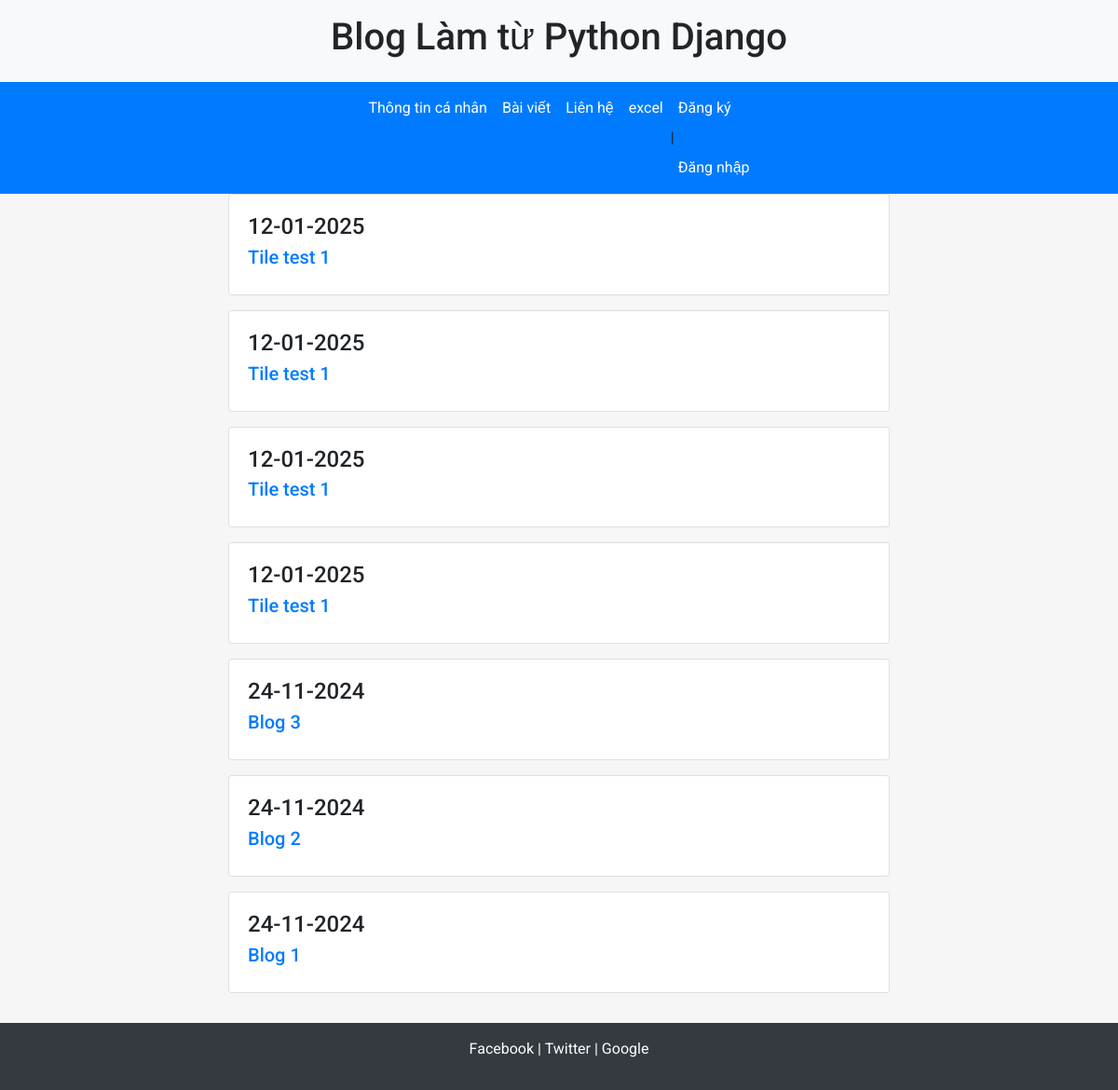
Page /blog/ on the earlier database version.
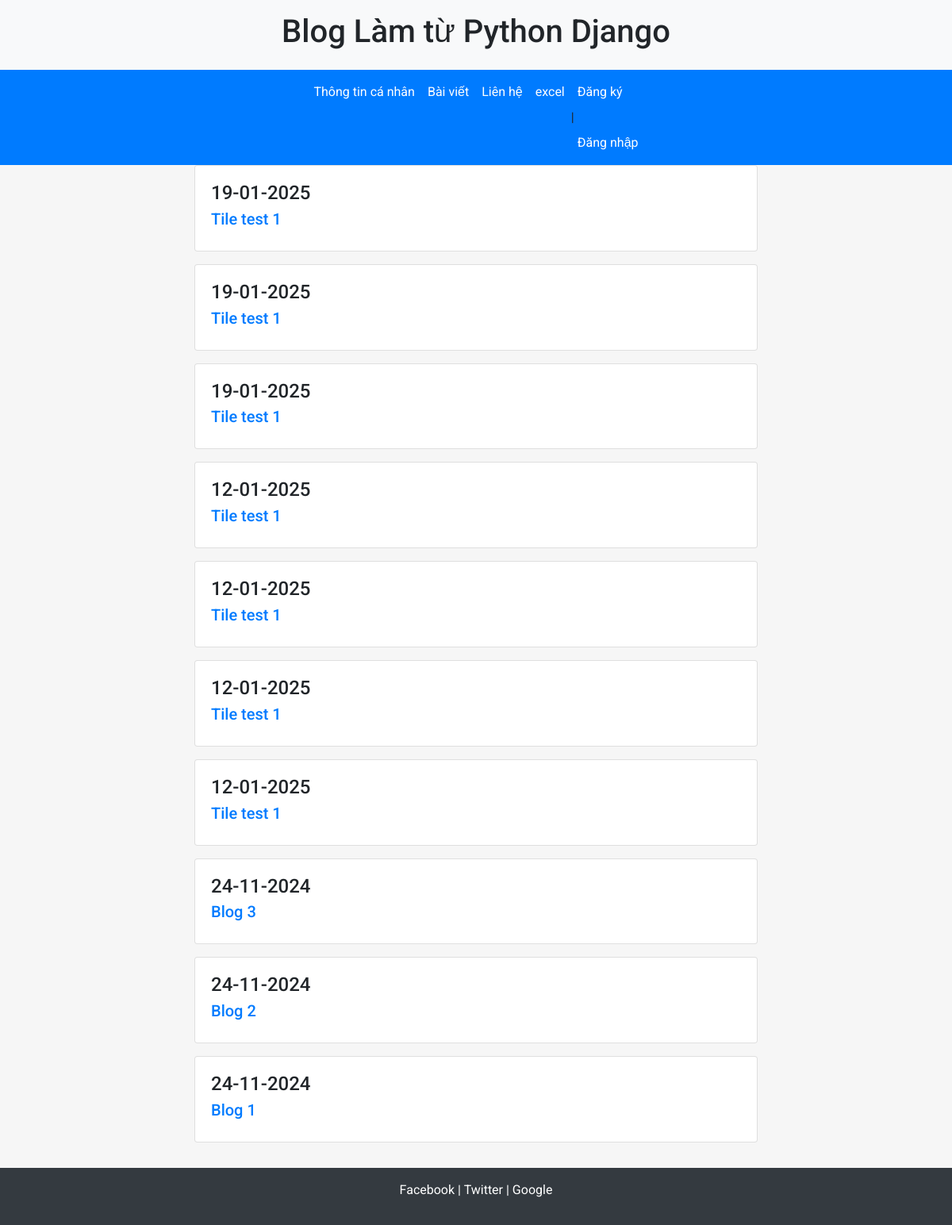
Same page on the later database version.
### blog/models.py (models this page shows, shortened)
class Post(models.Model):
    title = models.CharField(max_length=200)
    author = models.ForeignKey(
        'users.CustomUser',
        on_delete=models.CASCADE,
    )
    body = models.TextField()
    date = models.DateTimeField(auto_now_add=True)
    image = models.ImageField(null=True)

### blog/views.py (the view)
# urls.py: path('', views.list, name='blog'),
def list(request):
   Data = {'Posts': Post.objects.all().order_by('-date')}
   return render(request, 'blog.html', Data)

### home/templates/blog.html (shortened to what this page needs)
{% extends "pages/base.html" %} {% block title %} Danh sách bài viết {% endblock%} {% block content %}
<div class="container">
  <div class="row">
    <div class="col-md-8 offset-md-2">
      {% for post in Posts %}
      <div class="card mb-3">
        <div class="card-body">
          <h4 class="card-title">{{ post.date|date:"d-m-Y" }}</h4>
          <h5 class="card-subtitle mb-2">
            <a href="{% url 'post' post.id %}" class="card-link"
              >{{ post.title }}</a
            >
          </h5>
        </div>
      </div>
      {% endfor %}
    </div>
  </div>
</div>
{{post.body|safe|linebreaks}} {% endblock %}

Differences in the rows shown:
added Post: date "19-01-2025", title "Tile test 1"
added Post: date "19-01-2025", title "Tile test 1"
added Post: date "19-01-2025", title "Tile test 1"
